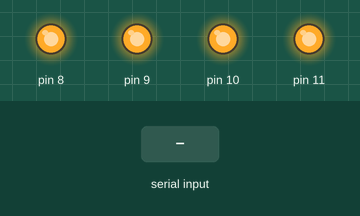
This sketch was run on a simulated Arduino Uno, built with avr-gcc and run on an emulated ATmega328P. Parts: output pins drawn as LEDs (lit = HIGH). The test bench sets the inputs (shaded band). What the sketch prints to the serial monitor is not drawn.

Above: at 3.7 s.
3.8 s: "1on" received over Serial
At 5.0 s:
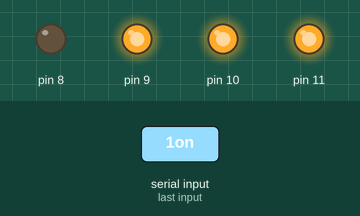
5.3 s: "2on" received over Serial
At 6.1 s:
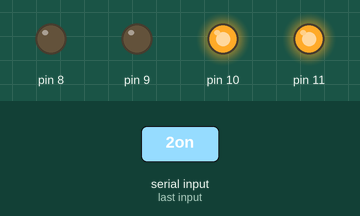
6.8 s: "1off" received over Serial
At 7.4 s:
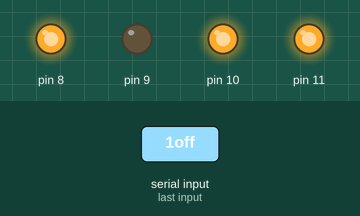
8.3 s: "3on" received over Serial
At 9.5 s:
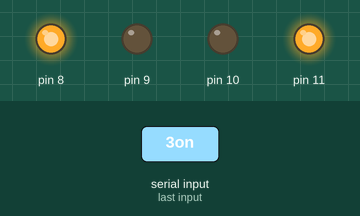
9.8 s: "2off" received over Serial
At 10.9 s:
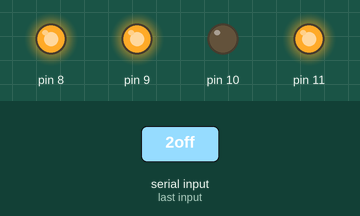
11.3 s: "4on" received over Serial
At 11.9 s:
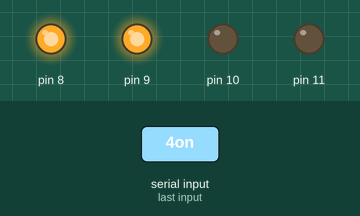
Timing chart, 0 to 13.8 s (numbered marks = the images above; inputs shaded):
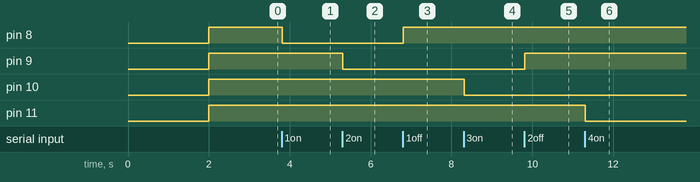

Measured:
- after the input at 3.8 s, pin 8: HIGH → LOW at once
- after the input at 5.3 s, pin 9: HIGH → LOW at once
- after the input at 6.8 s, pin 8: LOW → HIGH at once
- after the input at 8.3 s, pin 10: HIGH → LOW at once
- after the input at 9.8 s, pin 9: LOW → HIGH at once
- after the input at 11.3 s, pin 11: HIGH → LOW at once

The sketch:

OpenCV_Lamp.ino
```cpp
String readString;

void setup() {
  // Register relay (output)
  pinMode(8, OUTPUT);
  pinMode(9, OUTPUT);
  pinMode(10, OUTPUT);
  pinMode(11, OUTPUT);

  delay(2000);
  //Matikan semua relay untuk awal
  digitalWrite(8, HIGH);
  digitalWrite(9, HIGH);
  digitalWrite(10, HIGH);
  digitalWrite(11, HIGH);
  delay(500);

  Serial.begin(9600); // opens serial port, sets data rate to 9600 bps
}

void loop() {
  while (Serial.available()) {
    delay(3);
    char c = Serial.read();
    readString += c;
  }

  if (readString.length() > 0) {
    Serial.println(readString);

    if (readString.indexOf("1on") >= 0)
    {
      digitalWrite(8, LOW);
      Serial.print("Lamp #1 turn ON");
    }

    if (readString.indexOf("1off") >= 0)
    {
      digitalWrite(8, HIGH);
      Serial.print("Lamp #1 turn OFF");
    }

    if (readString.indexOf("2on") >= 0)
    {
      digitalWrite(9, LOW);
      Serial.print("Lamp #2 turn ON");
    }

    if (readString.indexOf("2off") >= 0)
    {
      digitalWrite(9, HIGH);
      Serial.print("Lamp #2 turn OFF");
    }

    if (readString.indexOf("3on") >= 0)
    {
      digitalWrite(10, LOW);
      Serial.print("Lamp #3 turn ON");
    }

    if (readString.indexOf("3off") >= 0)
    {
      digitalWrite(10, HIGH);
      Serial.print("Lamp #3 turn OFF");
    }

    if (readString.indexOf("4on") >= 0)
    {
      digitalWrite(11, LOW);
      Serial.print("Lamp #4 turn ON");
    }

    if (readString.indexOf("4off") >= 0)
    {
      digitalWrite(11, HIGH);
      Serial.print("Lamp #4 turn OFF");
    }

    readString = "";
  }
}
```
